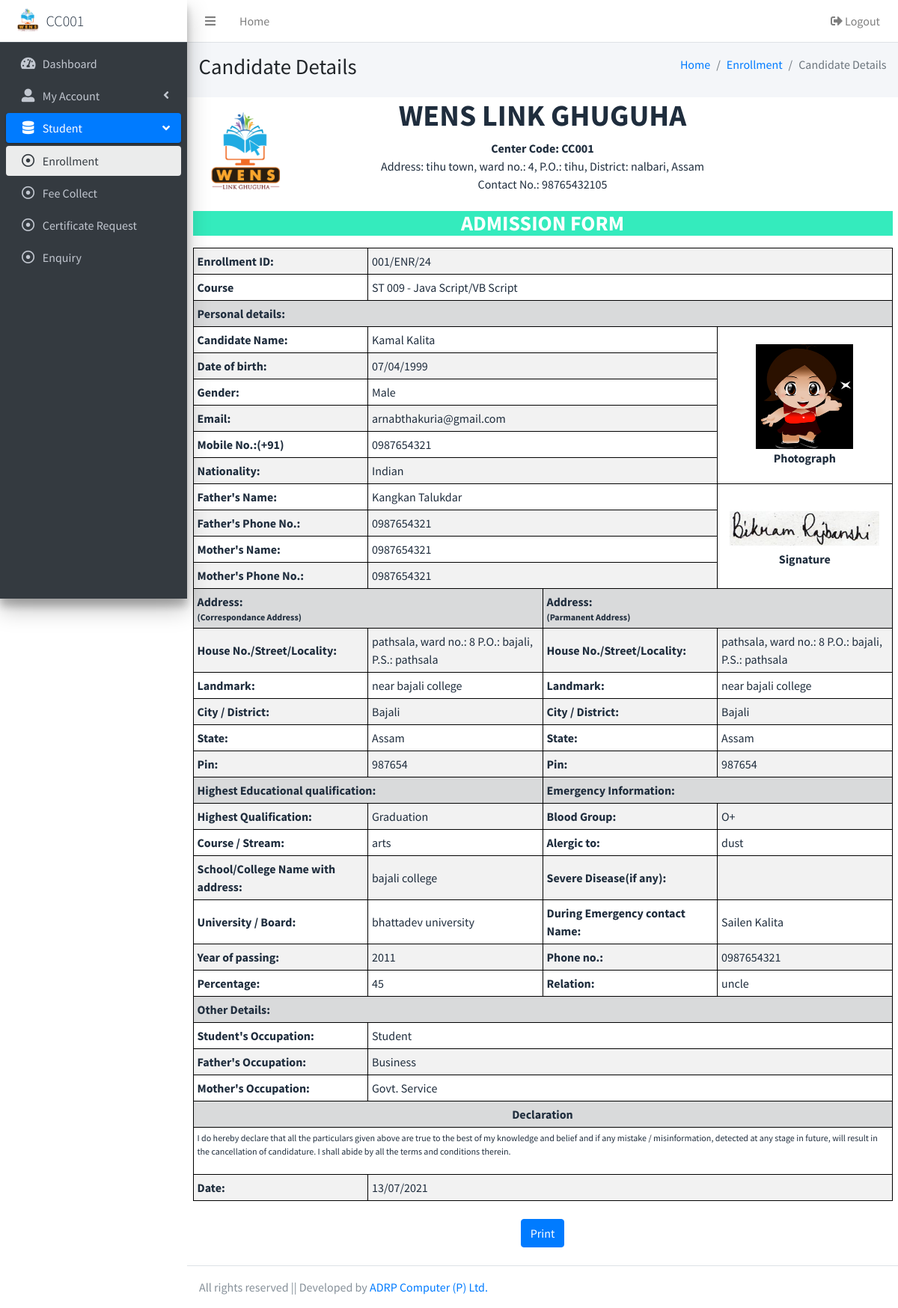
/files/candidate-details.php?id=79 (signed in), run on the app's committed database.
### tables this page shows
CREATE TABLE `admsn_frm` (
  `id` int(11) NOT NULL AUTO_INCREMENT,
  `u_id` int(11) NOT NULL,
  `aplc_id` varchar(30) NOT NULL,
  `enrollment_id` varchar(40) NOT NULL,
  `anx_id` int(11) NOT NULL,
  `name` varchar(60) NOT NULL,
  `dob` varchar(30) NOT NULL,
  `gender` varchar(20) NOT NULL,
  `nationality` varchar(30) NOT NULL,
  `contact_no` varchar(30) NOT NULL,
  `email` varchar(60) NOT NULL,
  `fathers_name` varchar(60) NOT NULL,
  `father_contact_no` varchar(30) NOT NULL,
  `mother_name` varchar(60) NOT NULL,
  `mother_contact_no` varchar(30) NOT NULL,
  `cors_address` varchar(150) NOT NULL,
  `cors_land` varchar(100) NOT NULL,
  `cors_district` varchar(40) NOT NULL,
  `cors_state` varchar(30) NOT NULL,
  `cors_pin` varchar(30) NOT NULL,
  `pr_address` varchar(150) NOT NULL,
  `pr_land` varchar(100) NOT NULL,
  `pr_district` varchar(40) NOT NULL,
  `pr_state` varchar(30) NOT NULL,
  `pr_pin` varchar(30) NOT NULL,
  `blood_gr` varchar(30) NOT NULL,
  `alergic_to` varchar(100) NOT NULL,
  `severe_disease` varchar(60) NOT NULL,
  `emergency_name` varchar(50) NOT NULL,
  `emergency_contact_no` varchar(30) NOT NULL,
  `emergency_relation` varchar(30) NOT NULL,
  `stdnt_ocu` varchar(30) NOT NULL,
  `father_ocu` varchar(30) NOT NULL,
  `mother_ocu` varchar(30) NOT NULL,
  PRIMARY KEY (`id`,`u_id`,`anx_id`),
  KEY `u_id` (`u_id`),
  KEY `anx_id` (`anx_id`),
  CONSTRAINT `admsn_frm_ibfk_1` FOREIGN KEY (`u_id`) REFERENCES `admin` (`u_id`) ON DELETE CASCADE ON UPDATE CASCADE,
  CONSTRAINT `admsn_frm_ibfk_2` FOREIGN KEY (`anx_id`) REFERENCES `anx2` (`anx_id`) ON DELETE CASCADE ON UPDATE CASCADE
);

CREATE TABLE `anx_2` (
  `anx_id` int(11) NOT NULL AUTO_INCREMENT,
  `course_id` int(11) NOT NULL,
  `user_id` int(11) NOT NULL,
  `course_fee` int(11) NOT NULL,
  `admission_fee` int(11) NOT NULL,
  PRIMARY KEY (`anx_id`,`course_id`,`user_id`),
  KEY `course_id` (`course_id`),
  KEY `user_id` (`user_id`),
  CONSTRAINT `anx_2_ibfk_1` FOREIGN KEY (`course_id`) REFERENCES `course` (`course_id`) ON DELETE CASCADE ON UPDATE CASCADE,
  CONSTRAINT `anx_2_ibfk_2` FOREIGN KEY (`user_id`) REFERENCES `admin` (`u_id`) ON DELETE CASCADE ON UPDATE CASCADE
);

CREATE TABLE `course` (
  `course_id` int(11) NOT NULL AUTO_INCREMENT,
  `course_code` varchar(30) NOT NULL,
  `course_name` varchar(100) NOT NULL,
  `duration` varchar(40) NOT NULL,
  `duration_hrs` varchar(20) NOT NULL,
  PRIMARY KEY (`course_id`)
);

### include/session.php (called while the page is built, shortened)
<?php
include('connection.php');
$user_email = $_SESSION["user_email"];
$qry1 = $mysqli->query("select * from admin where user_name='$user_email' limit 1");
if ($qry1) {
	$row = $qry1->fetch_assoc();
    $u_id = $row['u_id'];
    $role = $row['role'];
    $user_name = $row['user_name'];
}
?>

### files/candidate-details.php (the view, shortened to what this page needs)
  <?php
  include('../include/header.php');
  $id=$_GET['id'];
  if ($role == "client") {
  ?>
  <aside class="main-sidebar sidebar-dark-primary elevation-4">
    <a href="dashboard.php" class="brand-link bg-white">
      <img src="../dist/img/adr.png" alt="Admin Logo" class="brand-image">
      <span class="brand-text text-uppercase font-weight-light"><?php echo $user_name; ?></span>
    </a>
    <div class="sidebar">
      <nav class="mt-2">
        <ul class="nav nav-pills nav-sidebar flex-column" data-widget="treeview" role="menu" data-accordion="true">
          <li class="nav-item">
            <a href="dashboard.php" class="nav-link">
              <i class="nav-icon fas fa-tachometer-alt"></i>
              <p>
                Dashboard
              </p>
            </a>
          </li>
          <li class="nav-item">
            <a href="#" class="nav-link">
              <i class="nav-icon fas fa-user-alt"></i>
              <p>
                My Account
                <i class="fas fa-angle-left right"></i>
              </p>
            </a>
          </li>
          <li class="nav-item menu-open">
            <a href="#" class="nav-link active">
              <i class="nav-icon fas fa-database"></i>
              <p>
                Student
                <i class="fas fa-angle-left right"></i>
              </p>
            </a>
            <ul class="nav nav-treeview">
              <li class="nav-item">
                <a href="enrollment.php" class="nav-link active">
                  <i class="far fa-dot-circle nav-icon"></i>
                  <p>Enrollment</p>
                </a>
              </li>
              <li class="nav-item">
                <a href="fee-collect.php" class="nav-link">
                  <i class="far fa-dot-circle nav-icon"></i>
                  <p>Fee Collect</p>
                </a>
              </li>
              <li class="nav-item">
                <a href="certificate-request.php" class="nav-link">
                  <i class="far fa-dot-circle nav-icon"></i>
                  <p>Certificate Request</p>
                </a>
              </li>
              <li class="nav-item">
                <a href="enquiry.php" class="nav-link">
                  <i class="far fa-dot-circle nav-icon"></i>
                  <p>Enquiry</p>
                </a>
              </li>
            </ul>
          </li>
        </ul>
      </nav>
    </div>
  </aside>
  <div class="content-wrapper">
    <div class="content-header">
      <div class="container-fluid">
        <div class="row mb-2">
          <div class="col-sm-6">
            <h1 class="m-0">Candidate Details</h1>
          </div>
          <div class="col-sm-6">
            <ol class="breadcrumb float-sm-right">
              <li class="breadcrumb-item"><a href="dashboard.php">Home</a></li>
              <li class="breadcrumb-item"><a href="enrollment.php">Enrollment</a></li>
              <li class="breadcrumb-item active">Candidate Details</li>
            </ol>
          </div>
        </div>
      </div>
    </div>
      <div class="container-fluid">
        <?php
            include('../include/connection.php');
            $qry2=$mysqli->query("select * from admin where u_id='$u_id'");
            while($row=$qry2->fetch_array()){
              $center_address = $row['address'];
              $center_contact_no = $row['contact_no'];
            }
          ?>
        <div class="row bg-white">
          <div class="col-2">
            <img src="../dist/img/adr.png" alt="Admin Logo" class="img-fluid p-3">
          </div>
          <div class="col-8 text-center">
          <center><h1><b>WENS LINK GHUGUHA</b></h1></center>
  <div class="" style="background-color: #fff; border-radius: 20px; text-align: center;"><b>Center Code: <?php echo $user_name;?></b>
    <br>
    Address: <?php echo $center_address; ?>
    <br>
    Contact No.: <?php echo $center_contact_no; ?>
</div>
</div>
<div class="col-2">
          </div>
          <div class="col-12 bg-white">
  <div class="mt-2 mb-3" style="background-color: #34ebbd; text-align: center; color: #fff;"><h3><b>ADMISSION FORM</b></h3>
  </div>
<?php
$qry=$mysqli->query("select * from admsn_frm join anx_2 on admsn_frm.anx_id = anx_2.anx_id join course on anx_2.course_id = course.course_id where admsn_frm.id='$id' and u_id='$u_id'");
      while($row1=$qry->fetch_array()){
        $anx_id = $row1['anx_id'];
        $name = $row1['name'];
        $course_name = $row1['course_name'];
        $dob = $row1['dob'];
        $dob = str_replace('-', '/', $dob);
        $dob = date('d/m/Y', strtotime($dob));
        $form_date = $row1['form_date'];
        $form_date = str_replace('-', '/', $form_date);
        $form_date = date('d/m/Y', strtotime($form_date));
      ?>
      <div class="tbl">
   <table style="width:100%" class="table-striped">
  <tr>
    <th>Enrollment ID:</th>
    <td colspan="3"><?php echo $row1['enrollment_id']; ?></td>
  </tr>
  <tr>
    <th>Course</th>
    <?php
      $qry3=$mysqli->query("select * from anx_2 inner join course on anx_2.course_id = course.course_id where anx_id='$anx_id'");
          while($row2=$qry3->fetch_array()){
            ?>
    <td colspan="3">
      <?php echo $row2['course_code']; ?> -
      <?php echo $course_name; ?>
    </td>
    <?php } ?>
  </tr>
  <tr>
    <th colspan="4" class="bg-clr">Personal details:</th>
  </tr>
  <tr>
    <th>Candidate Name:</th>
    <td colspan="2"><?php echo $name; ?></td>
    <td style="width: 210px; height: 170px;" rowspan="6" class="p-0 b-0" >
    <center class="p-0 b-0">
      <img src="../dist/img/student/<?php echo $row1['photo']; ?>" type="file" height="140px" width="130px" name="photo" value="<?php echo $photo; ?>"><br><b>Photograph</b>
    </center></td>
  </tr>
  <tr>
    <th>Date of birth:</th>
    <td colspan="2"><?php echo $dob; ?></td>
  </tr>
  <tr>
    <th>Gender:</th>
    <td colspan="2"><?php echo $row1['gender']; ?></td>
  </tr>
  <tr>
    <th>Email:</th>
    <td colspan="2"><?php echo $row1['email']; ?></td>
  </tr>
  <tr>
    <th>Mobile No.:(+91)</th>
    <td colspan="2"><?php echo $row1['contact_no']; ?></td>
  </tr>
  <tr>
    <th>Nationality:</th>
    <td colspan="2"><?php echo $row1['nationality']; ?></td>
  </tr>
  <tr>
    <th>Father's Name:</th>
    <td colspan="2"><?php echo $row1['fathers_name']; ?></td>
    <td style="width: 210px; height: 50px;" rowspan="4" class="p-0 b-0" >
    <center class="p-0 b-0">
      <img src="../dist/img/student/<?php echo $row1['sign']; ?>" type="file" height="60px" width="200px" name="sign" value="<?php echo $sign; ?>"><br><b>Signature</b>
    </center></td>
  </tr>
  <tr>
    <th>Father's Phone No.:</th>
    <td colspan="2"><?php echo $row1['father_contact_no']; ?></td>
  </tr>
  <tr>
    <th>Mother's Name:</th>
    <td colspan="2"><?php echo $row1['mother_name']; ?></td>
  </tr>
  <tr>
    <th>Mother's Phone No.:</th>
    <td colspan="2"><?php echo $row1['mother_contact_no']; ?></td>
  </tr>
  <tr>
    <th colspan="2" class="bg-clr">Address:<p>(Correspondance Address)</p></th>
    <th colspan="2" class="bg-clr">Address:<p>(Parmanent Address)</p></th>
  </tr>
  <tr>
    <th>House No./Street/Locality:</th>
    <td ><?php echo $row1['cors_address']; ?></td>
    <th>House No./Street/Locality:</th>
    <td ><?php echo $row1['pr_address']; ?></td>
  </tr>
  <tr>
    <th>Landmark:</th>
    <td ><?php echo $row1['cors_land']; ?></td>
    <th>Landmark:</th>
    <td ><?php echo $row1['pr_land']; ?></td>
  </tr>
  <tr>
    <th>City / District:</th>
    <td><?php echo $row1['cors_district']; ?></td>
    <th>City / District:</th>
    <td><?php echo $row1['pr_district']; ?></td>
  </tr>
  <tr>
    <th>State:</th>
    <td><?php echo $row1['cors_state']; ?></td>
    <th>State:</th>
    <td><?php echo $row1['pr_state']; ?></td>
  </tr>
  <tr>
    <th>Pin:</th>
    <td><?php echo $row1['cors_pin']; ?></td>
    <th>Pin:</th>
    <td><?php echo $row1['pr_pin']; ?></td>
  </tr>
    <tr>
    <th colspan="2" class="bg-clr">Highest Educational qualification:</th>
    <th colspan="2" class="bg-clr">Emergency Information:</th>
  </tr>
  <tr>
    <th>Highest Qualification:</th>
    <td><?php echo $row1['education']; ?></td>
    <th>Blood Group:</th>
    <td><?php echo $row1['blood_gr']; ?></td>
</tr>
    <tr>
    <th>Course / Stream:</th>
    <td><?php echo $row1['course_strem']; ?></td>
    <th>Alergic to:</th>
    <td><?php echo $row1['alergic_to']; ?></td>
</tr>
    <tr>
    <th>School/College Name with address:</th>
    <td><?php echo $row1['e_ins_name']; ?></td>
    <th>Severe Disease(if any):</th>
    <td><?php echo $row1['severe_disease']; ?></td>
</tr>
    <tr>
    <th>University / Board:</th>
    <td ><?php echo $row1['e_board']; ?></td>
    <th>During Emergency contact Name:</th>
    <td><?php echo $row1['emergency_name']; ?></td>
  </tr>
    <tr>
    <th>Year of passing:</th>
    <td><?php echo $row1['pass_year']; ?></td>
     <th>Phone no.:</th>
    <td><?php echo $row1['emergency_contact_no']; ?></td>
  </tr>
  <tr>
    <th>Percentage:</th>
    <td><?php echo $row1['percent']; ?></td>
    <th>Relation:</th>
    <td><?php echo $row1['emergency_relation']; ?></td>
  </tr>
<tr>
  <th colspan="4" class="bg-clr">Other Details:</th>
  </tr>
  <tr>
    <th>Student's Occupation:</th>
    <td colspan="3"><?php echo $row1['stdnt_ocu']; ?></td>
</tr>
    <tr>
    <th>Father's Occupation:</th>
    <td colspan="3"><?php echo $row1['father_ocu']; ?></td>
</tr>
    <tr>
    <th>Mother's Occupation:</th>
    <td colspan="3"><?php echo $row1['mother_ocu']; ?></td>
</tr>
    <th colspan="4" class="bg-clr text-center">Declaration</th>
  <tr>
    <td colspan="4" class="dclrsn"><p> I do hereby declare that all the particulars given above are true to the best of my knowledge and belief and if any mistake / misinformation, detected at any stage in future, will result in the cancellation of candidature. I shall abide by all the terms and conditions therein.</p></td>
</tr>
<tr>
    <th>Date:</th>
    <td colspan="3"><?php echo $form_date; ?></td>
</tr>
</table>
</div>
<?php } ?>
<br>
<div class="text-center">
  <a href="print-application.php?id=<?php echo $id; ?>&nm=<?php echo $name; ?>" target="_blank" class="btn btn-primary">Print</a>
</div>
<br>
</div>
</div>
      </div>
  </div>
  <?php
  }else{
      echo "<script type='text/javascript'>alert('You are not authorized to access.');
    window.location.href='dashboard.php';</script>";
  }
  include('../include/footer.php');
  ?>

### data on the page
admsn_frm: enrollment "001/ENR/24", name "Kamal Kalita", dob "07/04/1999", gender "Male", email "arnabthakuria@gmail.com", contact_no "0987654321", nationality "Indian", fathers_name "Kangkan Talukdar", father_contact_no "0987654321", mother_name "0987654321", mother_contact_no "0987654321", cors_address "pathsala, ward no.: 8 P.O.: bajali, P.S.: pathsala", pr_address "pathsala, ward no.: 8 P.O.: bajali, P.S.: pathsala", cors_land "near bajali college", pr_land "near bajali college", cors_district "Bajali", pr_district "Bajali", cors_state "Assam", pr_state "Assam", cors_pin "987654", pr_pin "987654", education "Graduation", blood_gr "O+", course_strem "arts", alergic_to "dust", e_ins_name "bajali college", e_board "bhattadev university", emergency_name "Sailen Kalita", pass_year "2011", emergency_contact_no "0987654321", percent "45", emergency_relation "uncle", stdnt_ocu "Student", father_ocu "Business", mother_ocu "Govt. Service", form_date "13/07/2021"
anx_2: course.course_code "ST 009", course.course_name "Java Script/VB Script"

### other printed values
$user_name "CC001"
$center_address "tihu town, ward no.: 4, P.O.: tihu, District: nalbari, Assam"
$center_contact_no "98765432105"
